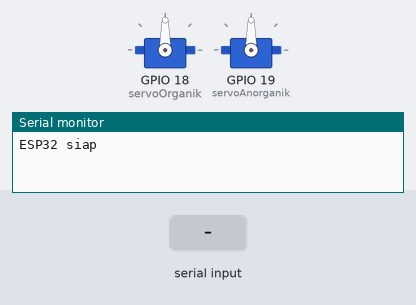
This sketch was run on a simulated ESP32. Shown: 2 × servo, the last lines printed to the serial monitor. The test bench sets the inputs (shaded band). Nothing arrives over Bluetooth unless stated.

Above: at 1.2 s.
1.3 s: "tutup\n" received over the second serial link
At 1.8 s:
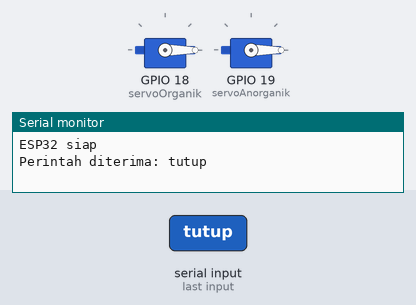
2.8 s: "organik\n" received over the second serial link
At 4.0 s:
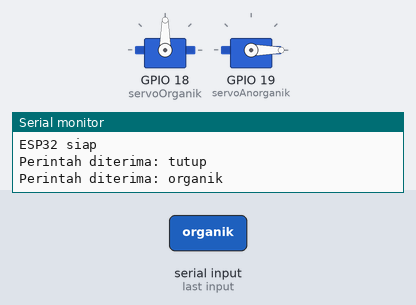
4.3 s: "anorganik\n" received over the second serial link
At 6.5 s:
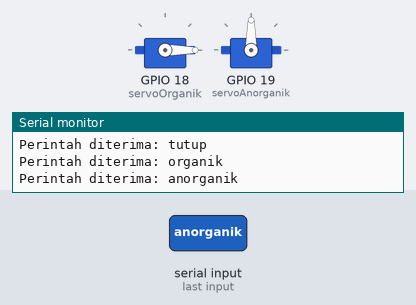
Timing chart, 0 to 10.3 s (numbered marks = the images above; inputs shaded):
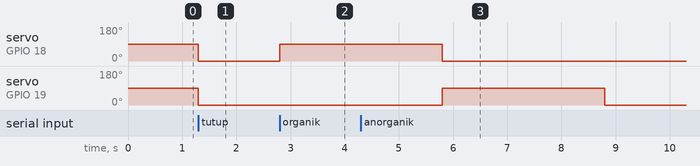

The sketch:

communication_esp32_V2.ino
```cpp
#include <BluetoothSerial.h>
#include <ESP32Servo.h>

BluetoothSerial SerialBT;

Servo servoOrganik;
Servo servoAnorganik;

void setup() {

  Serial.begin(115200);
  SerialBT.begin("ESP32_SAMPAH");

  servoOrganik.attach(18);
  servoAnorganik.attach(19);

  Serial.println("ESP32 siap");

}

void loop() {

  if (SerialBT.available()) {

    String cmd = SerialBT.readStringUntil('\n');
    cmd.trim();

    Serial.print("Perintah diterima: ");
    Serial.println(cmd);

    if (cmd == "organik") {

      servoOrganik.write(90);
      delay(3000);
      servoOrganik.write(0);

      SerialBT.println("ORGANIK_BERHASIL");

    }

    else if (cmd == "anorganik") {

      servoAnorganik.write(90);
      delay(3000);
      servoAnorganik.write(0);

      SerialBT.println("ANORGANIK_BERHASIL");

    }

    else if (cmd == "tutup") {

      servoOrganik.write(0);
      servoAnorganik.write(0);

      SerialBT.println("TUTUP_BERHASIL");

    }

  }

}
```

Measured:
- after the input at 1.3 s, servo on GPIO 18 (servoOrganik), servo on GPIO 19 (servoAnorganik): 90° → 0° at once
- after the input at 2.8 s, servo on GPIO 18 (servoOrganik): 0° → 90° at once
- after the input at 4.3 s, servo on GPIO 19 (servoAnorganik): 0° → 90° after 1.5 s, → 0° 3.0 s later
